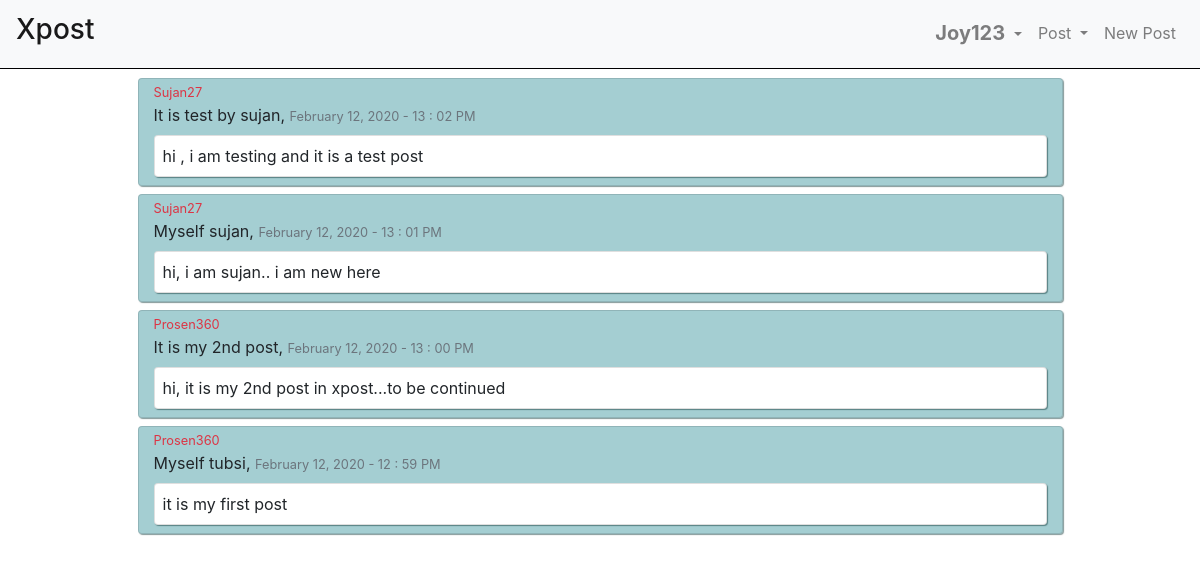
The page /timeline/ (signed in) on the database its author committed.
### userposts/models.py (models this page shows, shortened)
class Posts(models.Model):
    author = models.ForeignKey(User, on_delete=models.CASCADE)
    title = models.CharField(max_length=150)
    post = models.TextField()
    dateOfPost = models.DateTimeField(default=timezone.now)

### timeline/views.py (the view)
# urls.py: path('', views.timeline, name='timeline')
@login_required(login_url='../login')
def timeline(response):
    myFollowing = Follower.objects.filter(follower_id=response.user.id)
    ids = []
    for f in myFollowing:
        ids.append(f.following_id)
    allPosts = Posts.objects.filter(author_id__in=ids).order_by('-dateOfPost')
    return render(response, 'timeline/timeline.html', {'posts': allPosts})

### timeline/templates/timeline/timeline.html (shortened to what this page needs)
{% extends 'base.html' %}
{% block content %}
{% for post in posts %}
<div class="card col-10 mx-auto my-2"
    style="box-shadow: 1px 1px 1px rgba(13, 54, 54, 0.507);background-color: #0a7a865e;">
    <div class="card-text">
        <small class="text-danger">{{post.author|capfirst}}</small>
    </div>
    <div class="card-text">
        {{post.title|capfirst}},
        <small class="text-muted">
            {{post.dateOfPost|date:"F d, Y - H : i A"}}
        </small>
    </div>
    <div class="card pl-2 py-2 my-2" style="box-shadow: 1px 1px 1px rgba(13, 54, 54, 0.507);">
        {{post.post}}
    </div>
</div>
{% endfor %}
{% endblock content %}

### templates/base.html (shortened to what this page needs)
{% load static %}
<!DOCTYPE html>
<html lang="en">
<head>
    <link rel="stylesheet" href="https://maxcdn.bootstrapcdn.com/bootstrap/4.0.0/css/bootstrap.min.css"
>
</head>
<body>
    <div class="container-fluid">
        <nav class="navbar navbar-expand-lg navbar-light bg-light fixed-top" style="border-bottom: 1px solid black;">
            <a class="navbar-brand" href="../timeline">
                <h3>Xpost</h3>
            </a>
            <div class="collapse navbar-collapse justify-content-end" id="navbarNav">
                <ul class="navbar-nav">
                    <li class="nav-item dropdown">
                        <a class="nav-link dropdown-toggle" href="#" id="navbarDropdownMenuLink" data-toggle="dropdown"
                            aria-haspopup="true" aria-expanded="false">
                            <h5 class="d-inline">
                                <b>
                                    {{ user.username|capfirst }}
                                </b>
                            </h5>
                        </a>
                    </li>
                    <li class="nav-item dropdown">
                        <a href="#" class="nav-link dropdown-toggle" data-toggle="dropdown" aria-haspopup="true"
                            aria-expanded="false">
                            Post
                        </a>
                    </li>
                    <li class="nav-item">
                        <a href="../newpost" class="nav-link">
                            New Post
                        </a>
                    </li>
                </ul>
            </div>
        </nav>
    </div>
    <div class="container myContent">
        {% block content %}
        {% endblock content %}
    </div>
</body>
</html>

### templates/base.html (style rules this page uses)
.myContent { padding-top: 70px; }

### rows shown on the page
Posts: author "Sujan27", title "It is test by sujan", dateOfPost "February 12, 2020 - 13 : 02 PM", post "hi , i am testing and it is a test post"
Posts: author "Sujan27", title "Myself sujan", dateOfPost "February 12, 2020 - 13 : 01 PM", post "hi, i am sujan.. i am new here"
Posts: author "Prosen360", title "It is my 2nd post", dateOfPost "February 12, 2020 - 13 : 00 PM", post "hi, it is my 2nd post in xpost...to be continued"
Posts: author "Prosen360", title "Myself tubsi", dateOfPost "February 12, 2020 - 12 : 59 PM", post "it is my first post"

### other values the page prints
{{ user.username|capfirst }} "Joy123"
